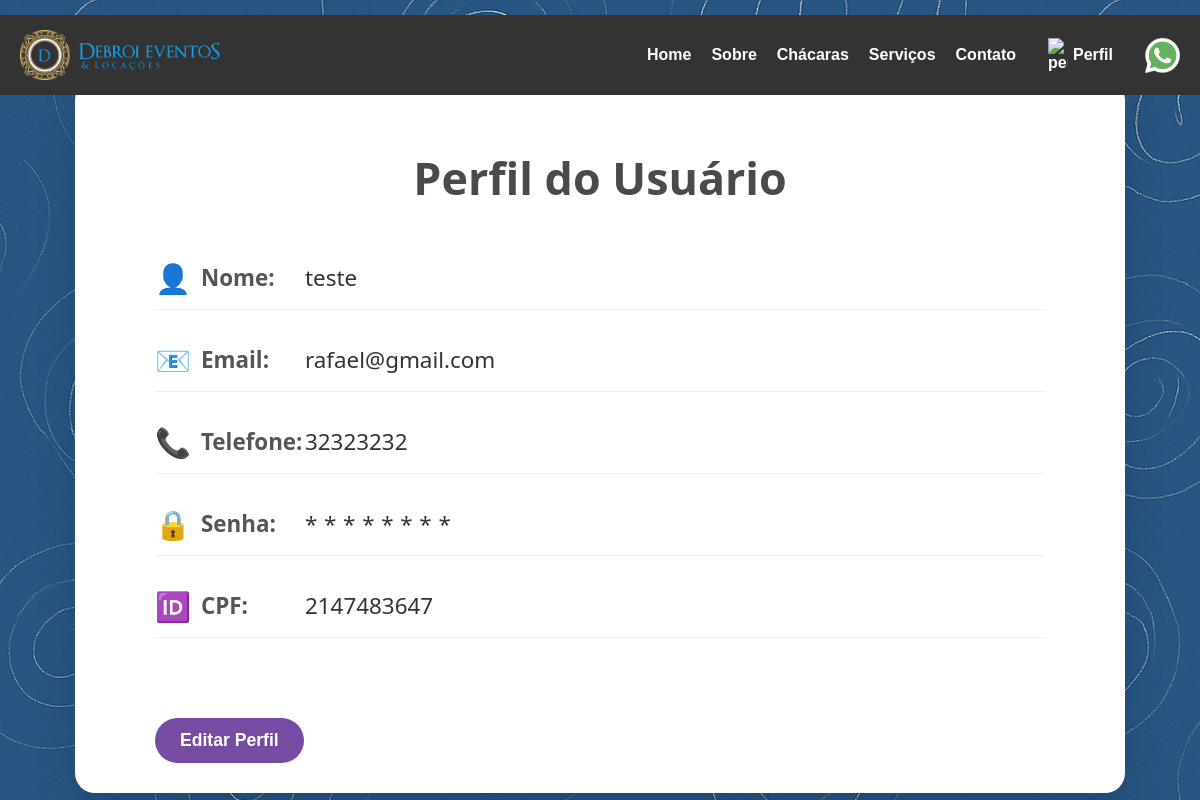
The page /desenvolvimento/html/Perfil.php (signed in) on the database its author committed.
### tables this page shows
CREATE TABLE `usuario` (
  `IdCliente` int(11) NOT NULL AUTO_INCREMENT,
  `Nome` varchar(100) NOT NULL,
  `Email` varchar(255) NOT NULL,
  `Telefone` varchar(15) NOT NULL,
  `Senha` varchar(100) NOT NULL,
  `Cpf` varchar(11) NOT NULL,
  `Admin` int(1) DEFAULT NULL,
  `zap` int(1) DEFAULT NULL,
  PRIMARY KEY (`IdCliente`)
);

### desenvolvimento/html/conexao.php (called while the page is built, shortened)
<?php
    $servidor = "localhost";
    $usuario = "root";
    $senha = "";
    $banco ="debroieventos";
    $conecta = mysqli_connect($servidor,$usuario,$senha,$banco);
    if(!empty($_SESSION["user_portal"])){
        $user  = "select * from usuario c where c.IdCliente ='{$_SESSION["user_portal"]}'";
        $acesso = mysqli_query($conecta, $user);
    }else{
        $informacaoUser = "";
    }
?>

### desenvolvimento/html/Perfil.php (the view, shortened to what this page needs)
<?php
include('conexao.php');
?>
<?php
$usuario_id = $_SESSION["user_portal"];
$ClienteSQl = "select * from usuario c where c.IdCliente = '$usuario_id'";
$ClienteConsulta = mysqli_query($conecta, $ClienteSQl);
$Cliente = mysqli_fetch_assoc($ClienteConsulta);
?>
<!DOCTYPE html>
<html lang="en">
<head>
    <link rel="stylesheet" href="../css/Perfil.css" />
</head>
<body>
    <header class="menu-fixo">
        <?php include 'menuBarra.php'; ?>
    </header>
    <div class="perfil-container">
        <div id="visualizacao">
            <h2>Perfil do Usuário</h2>
            <div class="perfil-item"><strong data-icon="👤">Nome:</strong> <?php echo $Cliente["Nome"] ?></div>
            <div class="perfil-item"><strong data-icon="📧">Email:</strong> <?php echo $Cliente["Email"] ?></div>
            <div class="perfil-item"><strong data-icon="📞">Telefone:</strong> <?php echo $Cliente["Telefone"] ?></div>
            <div class="perfil-item"><strong data-icon="🔒">Senha:</strong> <span class="senha">********</span></div>
            <div class="perfil-item"><strong data-icon="🆔">CPF:</strong> <?php echo $Cliente["Cpf"] ?></div>
            <button class="btn-editar" id="btnEditar">Editar Perfil</button>
        </div>
    </div>
</body>
</html>

### desenvolvimento/css/perfil.css (style rules this page uses)
* { box-sizing: border-box; }
body, html { height: 100%; width: 100%; margin: 0; display: flex; justify-content: center; align-items: flex-start; font-family: 'Segoe UI', Tahoma, Geneva, Verdana, sans-serif; background-image: url("../img/fundo.png"); color: #333; -webkit-font-smoothing: antialiased; -moz-osx-font-smoothing: grayscale; }
.perfil-container { background-color: #fff; width: 1050px; padding: 30px 80px; border-radius: 20px; box-shadow: 0 20px 40px rgba(0, 0, 0, 0.15); max-height: none; overflow: hidden; position: relative; margin-top: 80px; }
h2 { text-align: center; font-size: 2.8rem; margin-bottom: 50px; font-weight: 700; color: #4a4a4a; }
.perfil-item { display: flex; align-items: center; font-size: 1.4rem; margin-bottom: 30px; padding-bottom: 12px; border-bottom: 1px solid #eee; }
.perfil-item strong { width: 150px; font-weight: 600; color: #555; display: flex; align-items: center; gap: 10px; }
.perfil-item strong::before { content: attr(data-icon); font-size: 1.8rem; display: inline-block; }
.senha { letter-spacing: 0.3em; }
.btn-editar { margin-top: 50px; top: 20px; right: 30px; background-color: #764ba2; border: none; padding: 12px 25px; color: #fff; font-weight: 700; border-radius: 30px; cursor: pointer; font-size: 1.1rem; transition: background-color 0.3s ease; }

### desenvolvimento/css/menuBarra.css (style rules this page uses)
.menu-fixo { position: fixed; top: 15px; left: 0; width: 100%; height: auto; background: #333; display: flex; justify-content: space-between; align-items: center; padding: 15px 20px; box-sizing: border-box; font-family: sans-serif; font-size: 16px; z-index: 1000; }

### rows shown on the page
usuario: Nome "teste", Email "rafael@gmail.com", Telefone "32323232", Cpf "2147483647"
